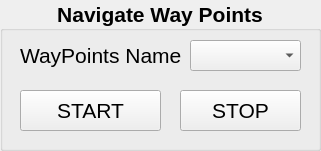
   <widget class="QGroupBox" name="wp_groupBox">
    <property name="geometry">
     <rect>
      <x>20</x>
      <y>240</y>
      <width>321</width>
      <height>151</height>
     </rect>
    </property>
    <property name="font">
     <font>
      <pointsize>16</pointsize>
      <weight>75</weight>
      <bold>true</bold>
     </font>
    </property>
    <property name="title">
     <string>Navigate Way Points</string>
    </property>
    <property name="alignment">
     <set>Qt::AlignCenter</set>
    </property>
    <widget class="QComboBox" name="wp_CB">
     <property name="geometry">
      <rect>
       <x>190</x>
       <y>40</y>
       <width>111</width>
       <height>31</height>
      </rect>
     </property>
     <property name="font">
      <font>
       <pointsize>16</pointsize>
       <weight>50</weight>
       <bold>false</bold>
      </font>
     </property>
    </widget>
    <widget class="QLabel" name="wp_label">
     <property name="geometry">
      <rect>
       <x>20</x>
       <y>40</y>
       <width>161</width>
       <height>31</height>
      </rect>
     </property>
     <property name="font">
      <font>
       <pointsize>16</pointsize>
       <weight>50</weight>
       <bold>false</bold>
      </font>
     </property>
     <property name="text">
      <string>WayPoints Name :</string>
     </property>
    </widget>
    <widget class="QPushButton" name="wp_startPB">
     <property name="geometry">
      <rect>
       <x>20</x>
       <y>90</y>
       <width>141</width>
       <height>41</height>
      </rect>
     </property>
     <property name="font">
      <font>
       <pointsize>16</pointsize>
       <weight>50</weight>
       <bold>false</bold>
      </font>
     </property>
     <property name="text">
      <string>START</string>
     </property>
    </widget>
    <widget class="QPushButton" name="wp_stopPB">
     <property name="geometry">
      <rect>
       <x>180</x>
       <y>90</y>
       <width>121</width>
       <height>41</height>
      </rect>
     </property>
     <property name="font">
      <font>
       <pointsize>16</pointsize>
       <weight>50</weight>
       <bold>false</bold>
      </font>
     </property>
     <property name="text">
      <string>STOP</string>
     </property>
    </widget>
   </widget>
